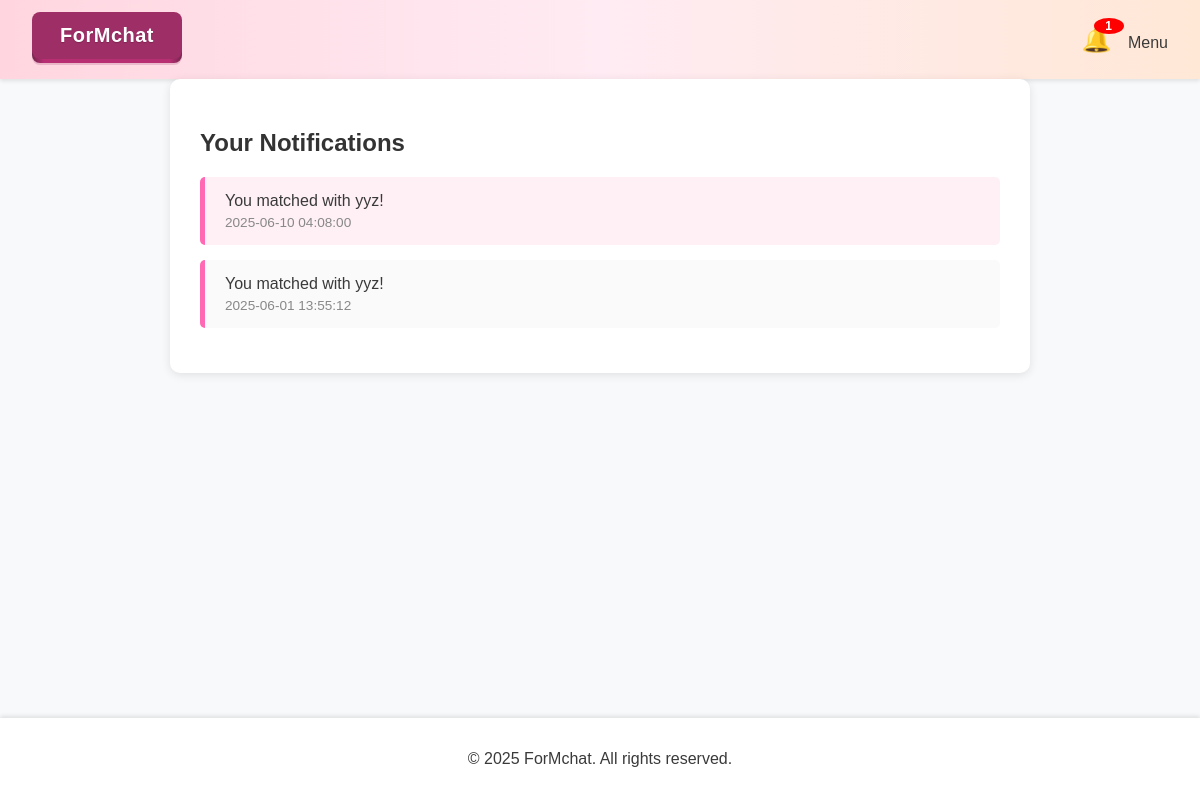
Screenshot of /notifications (signed in) with the database file from the repository.
### app.py (models this page shows)
class Notification(db.Model):
    id = db.Column(db.Integer, primary_key=True)
    user_id = db.Column(db.Integer, db.ForeignKey('user.id'), nullable=False)
    content = db.Column(db.String(255), nullable=False)
    is_read = db.Column(db.Boolean, default=False)
    timestamp = db.Column(db.DateTime, default=datetime.utcnow)
    user = db.relationship('User', backref='notifications')

### app.py (the view)
@app.route('/notifications')
def notifications():
    if 'user_id' not in session:
        flash("Please login first.")
        return redirect('/login')
    user_id = session['user_id']
    notes = Notification.query.filter_by(user_id=user_id).order_by(Notification.timestamp.desc()).all()
    for note in notes:
        if not note.is_read:
            note.is_read = True
    db.session.commit()
    return render_template('notifications.html', notifications=notes)

### app.py (called while the page is built)
@app.before_request
def before_request():
    if 'session_id' not in session:
        session['session_id'] = secrets.token_hex(16)

def generate_csrf_token():
    if 'csrf_token' not in session:
        session['csrf_token'] = secrets.token_hex(16)
    return session['csrf_token']

@app.context_processor
def inject_user_and_notifications():
    user = None
    unread_count = 0
    if 'user_id' in session:
        user_id = session['user_id']
        user = User.query.get(user_id)
        unread_count = Notification.query.filter_by(user_id=user_id, is_read=False).count()
    return dict(user=user, unread_count=unread_count)

@app.context_processor   #pass current_user to render_template() again and always available in base.html
def inject_current_user():
    user_id = session.get('user_id')
    if user_id:
        current_user = User.query.get(user_id)
        return dict(current_user=current_user)
    return dict(current_user=None)

### website/templates/notifications.html (shortened to what this page needs)
{% extends "base.html" %}
{% block content %}
    <div class="container">
        <h2>Your Notifications</h2>
        {% if notifications %}
            {% for note in notifications %}
                <div class="notification {% if not note.is_read %}unread{% endif %}">
                    <p>{{ note.content }}</p>
                    <time>
                        {% if note.timestamp %}
                            {{ note.timestamp.strftime('%Y-%m-%d %H:%M:%S') }}
                        {% else %}
                            Unknown time
                        {% endif %}
                    </time>
                </div>
            {% endfor %}
        {% else %}
            <p>No notifications yet.</p>
        {% endif %}
    </div>
{% endblock %}

### frontend/static/css/style.css (style rules this page uses)
body { font-family: 'Arial', sans-serif; margin: 0; padding: 0; background-color: #FFD3B6; color: #3A3A3A; display: flex; flex-direction: column; min-height: 100vh; }
body { background-color: #f8f9fa; }

### website/templates/notifications.html (style rules this page uses)
.container { max-width: 800px; margin: auto; background-color: white; padding: 30px; border-radius: 10px; box-shadow: 0 2px 10px rgba(0,0,0,0.1); }
h2 { margin-bottom: 20px; color: #333; }
.notification { border-left: 5px solid #ff69b4; padding: 15px 20px; margin-bottom: 15px; background-color: #fafafa; border-radius: 5px; transition: background-color 0.3s ease; }
.notification.unread { background-color: #fff0f5; }
.notification p { margin: 0; }
.notification time { display: block; font-size: 0.85em; color: #888; margin-top: 5px; }

### rows the page displays
Notification: content "You matched with yyz!", timestamp "2025-06-10 04:08:00"
Notification: content "You matched with yyz!", timestamp "2025-06-01 13:55:12"

### other values shown
{{ unread_count }} "1"
